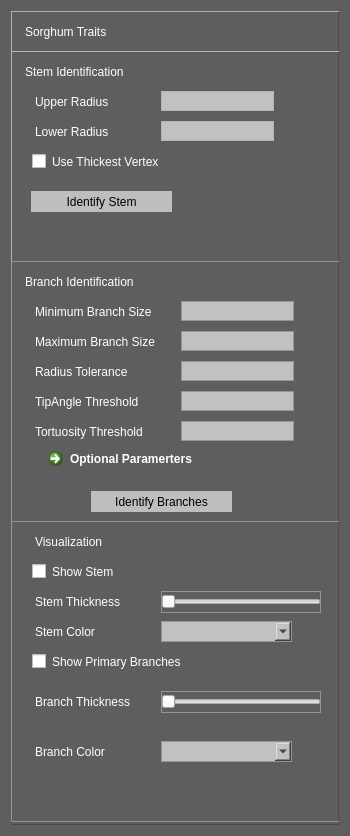
<?xml version="1.0" encoding="UTF-8"?>
<ui version="4.0">
 <class>TraitsTabWidget</class>
 <widget class="QWidget" name="TraitsTabWidget">
  <property name="geometry">
   <rect>
    <x>0</x>
    <y>0</y>
    <width>350</width>
    <height>836</height>
   </rect>
  </property>
  <property name="sizePolicy">
   <sizepolicy hsizetype="Preferred" vsizetype="Preferred">
    <horstretch>0</horstretch>
    <verstretch>0</verstretch>
   </sizepolicy>
  </property>
  <property name="minimumSize">
   <size>
    <width>350</width>
    <height>0</height>
   </size>
  </property>
  <property name="maximumSize">
   <size>
    <width>430</width>
    <height>16777215</height>
   </size>
  </property>
  <property name="baseSize">
   <size>
    <width>430</width>
    <height>820</height>
   </size>
  </property>
  <property name="palette">
   <palette>
    <active>
     <colorrole role="WindowText">
      <brush brushstyle="SolidPattern">
       <color alpha="255">
        <red>255</red>
        <green>255</green>
        <blue>255</blue>
       </color>
      </brush>
     </colorrole>
     <colorrole role="Button">
      <brush brushstyle="SolidPattern">
       <color alpha="255">
        <red>94</red>
        <green>94</green>
        <blue>94</blue>
       </color>
      </brush>
     </colorrole>
     <colorrole role="Light">
      <brush brushstyle="SolidPattern">
       <color alpha="255">
        <red>141</red>
        <green>141</green>
        <blue>141</blue>
       </color>
      </brush>
     </colorrole>
     <colorrole role="Midlight">
      <brush brushstyle="SolidPattern">
       <color alpha="255">
        <red>117</red>
        <green>117</green>
        <blue>117</blue>
       </color>
      </brush>
     </colorrole>
     <colorrole role="Dark">
      <brush brushstyle="SolidPattern">
       <color alpha="255">
        <red>47</red>
        <green>47</green>
        <blue>47</blue>
       </color>
      </brush>
     </colorrole>
     <colorrole role="Mid">
      <brush brushstyle="SolidPattern">
       <color alpha="255">
        <red>62</red>
        <green>62</green>
        <blue>62</blue>
       </color>
      </brush>
     </colorrole>
     <colorrole role="Text">
      <brush brushstyle="SolidPattern">
       <color alpha="255">
        <red>255</red>
        <green>255</green>
        <blue>255</blue>
       </color>
      </brush>
     </colorrole>
     <colorrole role="BrightText">
      <brush brushstyle="SolidPattern">
       <color alpha="255">
        <red>255</red>
        <green>255</green>
        <blue>255</blue>
       </color>
      </brush>
     </colorrole>
     <colorrole role="ButtonText">
      <brush brushstyle="SolidPattern">
       <color alpha="255">
        <red>255</red>
        <green>255</green>
        <blue>255</blue>
       </color>
      </brush>
     </colorrole>
     <colorrole role="Base">
      <brush brushstyle="SolidPattern">
       <color alpha="255">
        <red>0</red>
        <green>0</green>
        <blue>0</blue>
       </color>
      </brush>
     </colorrole>
     <colorrole role="Window">
      <brush brushstyle="SolidPattern">
       <color alpha="255">
        <red>94</red>
        <green>94</green>
        <blue>94</blue>
       </color>
      </brush>
     </colorrole>
     <colorrole role="Shadow">
      <brush brushstyle="SolidPattern">
       <color alpha="255">
        <red>0</red>
        <green>0</green>
        <blue>0</blue>
       </color>
      </brush>
     </colorrole>
     <colorrole role="AlternateBase">
      <brush brushstyle="SolidPattern">
       <color alpha="255">
        <red>47</red>
        <green>47</green>
        <blue>47</blue>
       </color>
      </brush>
     </colorrole>
     <colorrole role="ToolTipBase">
      <brush brushstyle="SolidPattern">
       <color alpha="255">
        <red>255</red>
        <green>255</green>
        <blue>220</blue>
       </color>
      </brush>
     </colorrole>
     <colorrole role="ToolTipText">
      <brush brushstyle="SolidPattern">
       <color alpha="255">
        <red>0</red>
        <green>0</green>
        <blue>0</blue>
       </color>
      </brush>
     </colorrole>
    </active>
    <inactive>
     <colorrole role="WindowText">
      <brush brushstyle="SolidPattern">
       <color alpha="255">
        <red>255</red>
        <green>255</green>
        <blue>255</blue>
       </color>
      </brush>
     </colorrole>
     <colorrole role="Button">
      <brush brushstyle="SolidPattern">
       <color alpha="255">
        <red>94</red>
        <green>94</green>
        <blue>94</blue>
       </color>
      </brush>
     </colorrole>
     <colorrole role="Light">
      <brush brushstyle="SolidPattern">
       <color alpha="255">
        <red>141</red>
        <green>141</green>
        <blue>141</blue>
       </color>
      </brush>
     </colorrole>
     <colorrole role="Midlight">
      <brush brushstyle="SolidPattern">
       <color alpha="255">
        <red>117</red>
        <green>117</green>
        <blue>117</blue>
       </color>
      </brush>
     </colorrole>
     <colorrole role="Dark">
      <brush brushstyle="SolidPattern">
       <color alpha="255">
        <red>47</red>
        <green>47</green>
        <blue>47</blue>
       </color>
      </brush>
     </colorrole>
     <colorrole role="Mid">
      <brush brushstyle="SolidPattern">
       <color alpha="255">
        <red>62</red>
        <green>62</green>
        <blue>62</blue>
       </color>
      </brush>
     </colorrole>
     <colorrole role="Text">
      <brush brushstyle="SolidPattern">
       <color alpha="255">
        <red>255</red>
        <green>255</green>
        <blue>255</blue>
       </color>
      </brush>
     </colorrole>
     <colorrole role="BrightText">
      <brush brushstyle="SolidPattern">
       <color alpha="255">
        <red>255</red>
        <green>255</green>
        <blue>255</blue>
       </color>
      </brush>
     </colorrole>
     <colorrole role="ButtonText">
      <brush brushstyle="SolidPattern">
       <color alpha="255">
        <red>255</red>
        <green>255</green>
        <blue>255</blue>
       </color>
      </brush>
     </colorrole>
     <colorrole role="Base">
      <brush brushstyle="SolidPattern">
       <color alpha="255">
        <red>0</red>
        <green>0</green>
        <blue>0</blue>
       </color>
      </brush>
     </colorrole>
     <colorrole role="Window">
      <brush brushstyle="SolidPattern">
       <color alpha="255">
        <red>94</red>
        <green>94</green>
        <blue>94</blue>
       </color>
      </brush>
     </colorrole>
     <colorrole role="Shadow">
      <brush brushstyle="SolidPattern">
       <color alpha="255">
        <red>0</red>
        <green>0</green>
        <blue>0</blue>
       </color>
      </brush>
     </colorrole>
     <colorrole role="AlternateBase">
      <brush brushstyle="SolidPattern">
       <color alpha="255">
        <red>47</red>
        <green>47</green>
        <blue>47</blue>
       </color>
      </brush>
     </colorrole>
     <colorrole role="ToolTipBase">
      <brush brushstyle="SolidPattern">
       <color alpha="255">
        <red>255</red>
        <green>255</green>
        <blue>220</blue>
       </color>
      </brush>
     </colorrole>
     <colorrole role="ToolTipText">
      <brush brushstyle="SolidPattern">
       <color alpha="255">
        <red>0</red>
        <green>0</green>
        <blue>0</blue>
       </color>
      </brush>
     </colorrole>
    </inactive>
    <disabled>
     <colorrole role="WindowText">
      <brush brushstyle="SolidPattern">
       <color alpha="255">
        <red>47</red>
        <green>47</green>
        <blue>47</blue>
       </color>
      </brush>
     </colorrole>
     <colorrole role="Button">
      <brush brushstyle="SolidPattern">
       <color alpha="255">
        <red>94</red>
        <green>94</green>
        <blue>94</blue>
       </color>
      </brush>
     </colorrole>
     <colorrole role="Light">
      <brush brushstyle="SolidPattern">
       <color alpha="255">
        <red>141</red>
        <green>141</green>
        <blue>141</blue>
       </color>
      </brush>
     </colorrole>
     <colorrole role="Midlight">
      <brush brushstyle="SolidPattern">
       <color alpha="255">
        <red>117</red>
        <green>117</green>
        <blue>117</blue>
       </color>
      </brush>
     </colorrole>
     <colorrole role="Dark">
      <brush brushstyle="SolidPattern">
       <color alpha="255">
        <red>47</red>
        <green>47</green>
        <blue>47</blue>
       </color>
      </brush>
     </colorrole>
     <colorrole role="Mid">
      <brush brushstyle="SolidPattern">
       <color alpha="255">
        <red>62</red>
        <green>62</green>
        <blue>62</blue>
       </color>
      </brush>
     </colorrole>
     <colorrole role="Text">
      <brush brushstyle="SolidPattern">
       <color alpha="255">
        <red>47</red>
        <green>47</green>
        <blue>47</blue>
       </color>
      </brush>
     </colorrole>
     <colorrole role="BrightText">
      <brush brushstyle="SolidPattern">
       <color alpha="255">
        <red>255</red>
        <green>255</green>
        <blue>255</blue>
       </color>
      </brush>
     </colorrole>
     <colorrole role="ButtonText">
      <brush brushstyle="SolidPattern">
       <color alpha="255">
        <red>47</red>
        <green>47</green>
        <blue>47</blue>
       </color>
      </brush>
     </colorrole>
     <colorrole role="Base">
      <brush brushstyle="SolidPattern">
       <color alpha="255">
        <red>94</red>
        <green>94</green>
        <blue>94</blue>
       </color>
      </brush>
     </colorrole>
     <colorrole role="Window">
      <brush brushstyle="SolidPattern">
       <color alpha="255">
        <red>94</red>
        <green>94</green>
        <blue>94</blue>
       </color>
      </brush>
     </colorrole>
     <colorrole role="Shadow">
      <brush brushstyle="SolidPattern">
       <color alpha="255">
        <red>0</red>
        <green>0</green>
        <blue>0</blue>
       </color>
      </brush>
     </colorrole>
     <colorrole role="AlternateBase">
      <brush brushstyle="SolidPattern">
       <color alpha="255">
        <red>94</red>
        <green>94</green>
        <blue>94</blue>
       </color>
      </brush>
     </colorrole>
     <colorrole role="ToolTipBase">
      <brush brushstyle="SolidPattern">
       <color alpha="255">
        <red>255</red>
        <green>255</green>
        <blue>220</blue>
       </color>
      </brush>
     </colorrole>
     <colorrole role="ToolTipText">
      <brush brushstyle="SolidPattern">
       <color alpha="255">
        <red>0</red>
        <green>0</green>
        <blue>0</blue>
       </color>
      </brush>
     </colorrole>
    </disabled>
   </palette>
  </property>
  <property name="windowTitle">
   <string>Form</string>
  </property>
  <property name="autoFillBackground">
   <bool>true</bool>
  </property>
  <layout class="QGridLayout" name="gridLayout">
   <item row="0" column="0">
    <layout class="QVBoxLayout" name="verticalLayout">
     <item>
      <widget class="QFrame" name="frame">
       <property name="frameShape">
        <enum>QFrame::StyledPanel</enum>
       </property>
       <property name="frameShadow">
        <enum>QFrame::Raised</enum>
       </property>
       <widget class="QFrame" name="frame_2">
        <property name="geometry">
         <rect>
          <x>0</x>
          <y>0</y>
          <width>331</width>
          <height>41</height>
         </rect>
        </property>
        <property name="styleSheet">
         <string notr="true">border-color: rgb(177, 177, 177);
border-width:1.2px;
border-style:solid;</string>
        </property>
        <property name="frameShape">
         <enum>QFrame::StyledPanel</enum>
        </property>
        <property name="frameShadow">
         <enum>QFrame::Raised</enum>
        </property>
        <widget class="QLabel" name="label">
         <property name="geometry">
          <rect>
           <x>10</x>
           <y>10</y>
           <width>121</width>
           <height>21</height>
          </rect>
         </property>
         <property name="styleSheet">
          <string notr="true">border-color: rgba(255, 255, 255, 0);
color: rgb(255, 255, 255);
font: 11pt &quot;MS Shell Dlg 2&quot;;</string>
         </property>
         <property name="text">
          <string>Sorghum Traits</string>
         </property>
        </widget>
       </widget>
       <widget class="QFrame" name="frame_3">
        <property name="geometry">
         <rect>
          <x>0</x>
          <y>40</y>
          <width>331</width>
          <height>211</height>
         </rect>
        </property>
        <property name="styleSheet">
         <string notr="true">border-color: rgb(180, 180, 180);
border-width:1.2px;
border-style:solid;</string>
        </property>
        <property name="frameShape">
         <enum>QFrame::StyledPanel</enum>
        </property>
        <property name="frameShadow">
         <enum>QFrame::Raised</enum>
        </property>
        <widget class="QLabel" name="label_2">
         <property name="geometry">
          <rect>
           <x>10</x>
           <y>10</y>
           <width>141</width>
           <height>21</height>
          </rect>
         </property>
         <property name="styleSheet">
          <string notr="true">border-color: rgba(255, 255, 255, 0);
color: rgb(255, 255, 255);
font: 11pt &quot;MS Shell Dlg 2&quot;;</string>
         </property>
         <property name="text">
          <string>Stem Identification</string>
         </property>
        </widget>
        <widget class="QLabel" name="label_5">
         <property name="geometry">
          <rect>
           <x>20</x>
           <y>40</y>
           <width>81</width>
           <height>21</height>
          </rect>
         </property>
         <property name="styleSheet">
          <string notr="true">border-color: rgba(255, 255, 255, 0);
color: rgb(255, 255, 255);
font: 10pt &quot;MS Shell Dlg 2&quot;;</string>
         </property>
         <property name="text">
          <string>Upper Radius</string>
         </property>
        </widget>
        <widget class="QLabel" name="label_6">
         <property name="geometry">
          <rect>
           <x>20</x>
           <y>70</y>
           <width>91</width>
           <height>21</height>
          </rect>
         </property>
         <property name="styleSheet">
          <string notr="true">border-color: rgba(255, 255, 255, 0);
color: rgb(255, 255, 255);
font: 10pt &quot;MS Shell Dlg 2&quot;;</string>
         </property>
         <property name="text">
          <string>Lower Radius</string>
         </property>
        </widget>
        <widget class="QLineEdit" name="lineEdit">
         <property name="geometry">
          <rect>
           <x>150</x>
           <y>40</y>
           <width>113</width>
           <height>20</height>
          </rect>
         </property>
         <property name="styleSheet">
          <string notr="true">background-color: rgb(193, 193, 193);</string>
         </property>
        </widget>
        <widget class="QLineEdit" name="lineEdit_2">
         <property name="geometry">
          <rect>
           <x>150</x>
           <y>70</y>
           <width>113</width>
           <height>20</height>
          </rect>
         </property>
         <property name="styleSheet">
          <string notr="true">background-color: rgb(193, 193, 193);</string>
         </property>
        </widget>
        <widget class="QCheckBox" name="checkBox">
         <property name="geometry">
          <rect>
           <x>20</x>
           <y>100</y>
           <width>151</width>
           <height>21</height>
          </rect>
         </property>
         <property name="styleSheet">
          <string notr="true">border-color: rgba(255, 255, 255, 0);
font: 10pt &quot;MS Shell Dlg 2&quot;;
color: rgb(255, 255, 255);</string>
         </property>
         <property name="text">
          <string>Use Thickest Vertex</string>
         </property>
        </widget>
        <widget class="QPushButton" name="pushButton">
         <property name="geometry">
          <rect>
           <x>20</x>
           <y>140</y>
           <width>141</width>
           <height>21</height>
          </rect>
         </property>
         <property name="styleSheet">
          <string notr="true">border-color: rgba(255, 255, 255, 0);
background-color: rgb(190, 190, 190);
font: 10pt &quot;MS Shell Dlg 2&quot;;
color: rgb(0, 0, 0);</string>
         </property>
         <property name="text">
          <string>Identify Stem</string>
         </property>
        </widget>
       </widget>
       <widget class="QFrame" name="frame_4">
        <property name="geometry">
         <rect>
          <x>0</x>
          <y>250</y>
          <width>331</width>
          <height>261</height>
         </rect>
        </property>
        <property name="styleSheet">
         <string notr="true">border-color: rgb(149, 149, 149);
border-width:1.2px;
border-style:solid;</string>
        </property>
        <property name="frameShape">
         <enum>QFrame::StyledPanel</enum>
        </property>
        <property name="frameShadow">
         <enum>QFrame::Raised</enum>
        </property>
        <widget class="QLabel" name="label_3">
         <property name="geometry">
          <rect>
           <x>10</x>
           <y>10</y>
           <width>141</width>
           <height>21</height>
          </rect>
         </property>
         <property name="styleSheet">
          <string notr="true">border-color: rgba(255, 255, 255, 0);
color: rgb(255, 255, 255);
font: 11pt &quot;MS Shell Dlg 2&quot;;</string>
         </property>
         <property name="text">
          <string>Branch Identification</string>
         </property>
        </widget>
        <widget class="QLabel" name="label_7">
         <property name="geometry">
          <rect>
           <x>20</x>
           <y>40</y>
           <width>141</width>
           <height>21</height>
          </rect>
         </property>
         <property name="styleSheet">
          <string notr="true">border-color: rgba(255, 255, 255, 0);
color: rgb(255, 255, 255);
font: 10pt &quot;MS Shell Dlg 2&quot;;</string>
         </property>
         <property name="text">
          <string>Minimum Branch Size</string>
         </property>
        </widget>
        <widget class="QLabel" name="label_8">
         <property name="geometry">
          <rect>
           <x>20</x>
           <y>70</y>
           <width>141</width>
           <height>21</height>
          </rect>
         </property>
         <property name="styleSheet">
          <string notr="true">border-color: rgba(255, 255, 255, 0);
color: rgb(255, 255, 255);
font: 10pt &quot;MS Shell Dlg 2&quot;;</string>
         </property>
         <property name="text">
          <string>Maximum Branch Size</string>
         </property>
        </widget>
        <widget class="QLabel" name="label_9">
         <property name="geometry">
          <rect>
           <x>20</x>
           <y>100</y>
           <width>131</width>
           <height>21</height>
          </rect>
         </property>
         <property name="styleSheet">
          <string notr="true">border-color: rgba(255, 255, 255, 0);
color: rgb(255, 255, 255);
font: 10pt &quot;MS Shell Dlg 2&quot;;</string>
         </property>
         <property name="text">
          <string>Radius Tolerance</string>
         </property>
        </widget>
        <widget class="QLabel" name="label_10">
         <property name="geometry">
          <rect>
           <x>20</x>
           <y>130</y>
           <width>131</width>
           <height>21</height>
          </rect>
         </property>
         <property name="styleSheet">
          <string notr="true">border-color: rgba(255, 255, 255, 0);
color: rgb(255, 255, 255);
font: 10pt &quot;MS Shell Dlg 2&quot;;</string>
         </property>
         <property name="text">
          <string>TipAngle Threshold</string>
         </property>
        </widget>
        <widget class="QLabel" name="label_11">
         <property name="geometry">
          <rect>
           <x>20</x>
           <y>160</y>
           <width>131</width>
           <height>21</height>
          </rect>
         </property>
         <property name="styleSheet">
          <string notr="true">border-color: rgba(255, 255, 255, 0);
color: rgb(255, 255, 255);
font: 10pt &quot;MS Shell Dlg 2&quot;;</string>
         </property>
         <property name="text">
          <string>Tortuosity Threshold</string>
         </property>
        </widget>
        <widget class="QPushButton" name="pushButton_2">
         <property name="geometry">
          <rect>
           <x>80</x>
           <y>230</y>
           <width>141</width>
           <height>21</height>
          </rect>
         </property>
         <property name="styleSheet">
          <string notr="true">border-color: rgba(255, 255, 255, 0);
background-color: rgb(190, 190, 190);
font: 10pt &quot;MS Shell Dlg 2&quot;;
color: rgb(0, 0, 0);</string>
         </property>
         <property name="text">
          <string>Identify Branches</string>
         </property>
        </widget>
        <widget class="QLineEdit" name="lineEdit_3">
         <property name="geometry">
          <rect>
           <x>170</x>
           <y>40</y>
           <width>113</width>
           <height>20</height>
          </rect>
         </property>
         <property name="styleSheet">
          <string notr="true">background-color: rgb(193, 193, 193);</string>
         </property>
        </widget>
        <widget class="QLineEdit" name="lineEdit_4">
         <property name="geometry">
          <rect>
           <x>170</x>
           <y>70</y>
           <width>113</width>
           <height>20</height>
          </rect>
         </property>
         <property name="styleSheet">
          <string notr="true">background-color: rgb(193, 193, 193);</string>
         </property>
        </widget>
        <widget class="QLineEdit" name="lineEdit_5">
         <property name="geometry">
          <rect>
           <x>170</x>
           <y>100</y>
           <width>113</width>
           <height>20</height>
          </rect>
         </property>
         <property name="styleSheet">
          <string notr="true">background-color: rgb(193, 193, 193);</string>
         </property>
        </widget>
        <widget class="QLineEdit" name="lineEdit_6">
         <property name="geometry">
          <rect>
           <x>170</x>
           <y>130</y>
           <width>113</width>
           <height>20</height>
          </rect>
         </property>
         <property name="styleSheet">
          <string notr="true">background-color: rgb(193, 193, 193);</string>
         </property>
        </widget>
        <widget class="QLineEdit" name="lineEdit_7">
         <property name="geometry">
          <rect>
           <x>170</x>
           <y>160</y>
           <width>113</width>
           <height>20</height>
          </rect>
         </property>
         <property name="styleSheet">
          <string notr="true">background-color: rgb(193, 193, 193);</string>
         </property>
        </widget>
        <widget class="QCommandLinkButton" name="commandLinkButton">
         <property name="geometry">
          <rect>
           <x>30</x>
           <y>180</y>
           <width>185</width>
           <height>41</height>
          </rect>
         </property>
         <property name="styleSheet">
          <string notr="true">border-color: rgba(255, 255, 255, 0);
color: rgb(255, 255, 255);
font: 10pt &quot;MS Shell Dlg 2&quot;;</string>
         </property>
         <property name="text">
          <string>Optional Paramerters</string>
         </property>
        </widget>
       </widget>
       <widget class="QFrame" name="frame_5">
        <property name="geometry">
         <rect>
          <x>0</x>
          <y>510</y>
          <width>331</width>
          <height>301</height>
         </rect>
        </property>
        <property name="styleSheet">
         <string notr="true">border-color: rgb(149, 149, 149);
border-width:1.2px;
border-style:solid;</string>
        </property>
        <property name="frameShape">
         <enum>QFrame::StyledPanel</enum>
        </property>
        <property name="frameShadow">
         <enum>QFrame::Raised</enum>
        </property>
        <widget class="QLabel" name="label_4">
         <property name="geometry">
          <rect>
           <x>20</x>
           <y>10</y>
           <width>111</width>
           <height>21</height>
          </rect>
         </property>
         <property name="styleSheet">
          <string notr="true">border-color: rgba(255, 255, 255, 0);
color: rgb(255, 255, 255);
font: 11pt &quot;MS Shell Dlg 2&quot;;</string>
         </property>
         <property name="text">
          <string>Visualization</string>
         </property>
        </widget>
        <widget class="QCheckBox" name="checkBox_2">
         <property name="geometry">
          <rect>
           <x>20</x>
           <y>40</y>
           <width>151</width>
           <height>21</height>
          </rect>
         </property>
         <property name="styleSheet">
          <string notr="true">border-color: rgba(255, 255, 255, 0);
font: 10pt &quot;MS Shell Dlg 2&quot;;
color: rgb(255, 255, 255);</string>
         </property>
         <property name="text">
          <string>Show Stem</string>
         </property>
        </widget>
        <widget class="QSlider" name="horizontalSlider">
         <property name="geometry">
          <rect>
           <x>150</x>
           <y>70</y>
           <width>160</width>
           <height>22</height>
          </rect>
         </property>
         <property name="orientation">
          <enum>Qt::Horizontal</enum>
         </property>
        </widget>
        <widget class="QLabel" name="label_12">
         <property name="geometry">
          <rect>
           <x>20</x>
           <y>70</y>
           <width>111</width>
           <height>21</height>
          </rect>
         </property>
         <property name="styleSheet">
          <string notr="true">border-color: rgba(255, 255, 255, 0);
color: rgb(255, 255, 255);
font: 10pt &quot;MS Shell Dlg 2&quot;;</string>
         </property>
         <property name="text">
          <string>Stem Thickness</string>
         </property>
        </widget>
        <widget class="QLabel" name="label_13">
         <property name="geometry">
          <rect>
           <x>20</x>
           <y>100</y>
           <width>111</width>
           <height>21</height>
          </rect>
         </property>
         <property name="styleSheet">
          <string notr="true">border-color: rgba(255, 255, 255, 0);
color: rgb(255, 255, 255);
font: 10pt &quot;MS Shell Dlg 2&quot;;</string>
         </property>
         <property name="text">
          <string>Stem Color</string>
         </property>
        </widget>
        <widget class="QComboBox" name="comboBox">
         <property name="geometry">
          <rect>
           <x>150</x>
           <y>100</y>
           <width>131</width>
           <height>21</height>
          </rect>
         </property>
         <property name="styleSheet">
          <string notr="true">background-color: rgb(193, 193, 193);</string>
         </property>
        </widget>
        <widget class="QCheckBox" name="checkBox_3">
         <property name="geometry">
          <rect>
           <x>20</x>
           <y>130</y>
           <width>151</width>
           <height>21</height>
          </rect>
         </property>
         <property name="styleSheet">
          <string notr="true">border-color: rgba(255, 255, 255, 0);
font: 10pt &quot;MS Shell Dlg 2&quot;;
color: rgb(255, 255, 255);</string>
         </property>
         <property name="text">
          <string>Show Primary Branches</string>
         </property>
        </widget>
        <widget class="QLabel" name="label_14">
         <property name="geometry">
          <rect>
           <x>20</x>
           <y>170</y>
           <width>111</width>
           <height>21</height>
          </rect>
         </property>
         <property name="styleSheet">
          <string notr="true">border-color: rgba(255, 255, 255, 0);
color: rgb(255, 255, 255);
font: 10pt &quot;MS Shell Dlg 2&quot;;</string>
         </property>
         <property name="text">
          <string>Branch Thickness</string>
         </property>
        </widget>
        <widget class="QSlider" name="horizontalSlider_2">
         <property name="geometry">
          <rect>
           <x>150</x>
           <y>170</y>
           <width>160</width>
           <height>22</height>
          </rect>
         </property>
         <property name="orientation">
          <enum>Qt::Horizontal</enum>
         </property>
        </widget>
        <widget class="QLabel" name="label_15">
         <property name="geometry">
          <rect>
           <x>20</x>
           <y>220</y>
           <width>111</width>
           <height>21</height>
          </rect>
         </property>
         <property name="styleSheet">
          <string notr="true">border-color: rgba(255, 255, 255, 0);
color: rgb(255, 255, 255);
font: 10pt &quot;MS Shell Dlg 2&quot;;</string>
         </property>
         <property name="text">
          <string>Branch Color</string>
         </property>
        </widget>
        <widget class="QComboBox" name="comboBox_2">
         <property name="geometry">
          <rect>
           <x>150</x>
           <y>220</y>
           <width>131</width>
           <height>21</height>
          </rect>
         </property>
         <property name="styleSheet">
          <string notr="true">background-color: rgb(193, 193, 193);</string>
         </property>
        </widget>
       </widget>
      </widget>
     </item>
    </layout>
   </item>
  </layout>
 </widget>
 <resources/>
 <connections/>
</ui>
